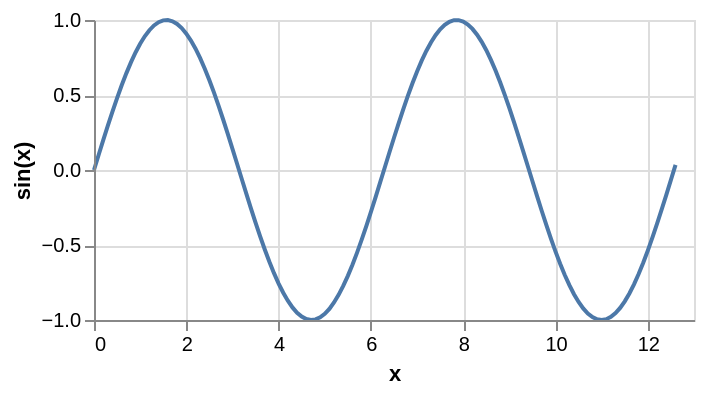

Express this chart as Vega-Lite.
### Vega specification from a JSON file in a GitHub repository (floating-point values rounded to 4 significant figures)
{"$schema": "https://vega.github.io/schema/vega/v5.json", "description": "Plots a function using a generated sequence.", "autosize": "pad", "padding": 5, "width": 300, "height": 150, "style": "cell", "data": [{"name": "source_0", "transform": [{"type": "sequence", "start": 0, "stop": 12.7, "step": 0.1, "as": "x"}, {"type": "formula", "expr": "sin(datum.x)", "as": "sin(x)"}]}], "marks": [{"name": "marks", "type": "line", "style": ["line"], "sort": {"field": "datum[\"x\"]"}, "from": {"data": "source_0"}, "encode": {"update": {"stroke": {"value": "#4c78a8"}, "tooltip": {"signal": "{\"x\": format(datum[\"x\"], \"\"), \"sin(x)\": format(datum[\"sin(x)\"], \"\")}"}, "x": {"scale": "x", "field": "x"}, "y": {"scale": "y", "field": "sin(x)"}, "defined": {"signal": "datum[\"x\"] !== null && !isNaN(datum[\"x\"]) && datum[\"sin(x)\"] !== null && !isNaN(datum[\"sin(x)\"])"}}}}], "scales": [{"name": "x", "type": "linear", "domain": {"data": "source_0", "field": "x"}, "range": [0, {"signal": "width"}], "nice": true, "zero": false}, {"name": "y", "type": "linear", "domain": {"data": "source_0", "field": "sin(x)"}, "range": [{"signal": "height"}, 0], "nice": true, "zero": true}], "axes": [{"scale": "x", "orient": "bottom", "grid": false, "title": "x", "labelFlush": true, "labelOverlap": true, "tickCount": {"signal": "ceil(width/40)"}, "zindex": 1}, {"scale": "x", "orient": "bottom", "gridScale": "y", "grid": true, "tickCount": {"signal": "ceil(width/40)"}, "domain": false, "labels": false, "maxExtent": 0, "minExtent": 0, "ticks": false, "zindex": 0}, {"scale": "y", "orient": "left", "grid": false, "title": "sin(x)", "labelOverlap": true, "tickCount": {"signal": "ceil(height/40)"}, "zindex": 1}, {"scale": "y", "orient": "left", "gridScale": "x", "grid": true, "tickCount": {"signal": "ceil(height/40)"}, "domain": false, "labels": false, "maxExtent": 0, "minExtent": 0, "ticks": false, "zindex": 0}]}
